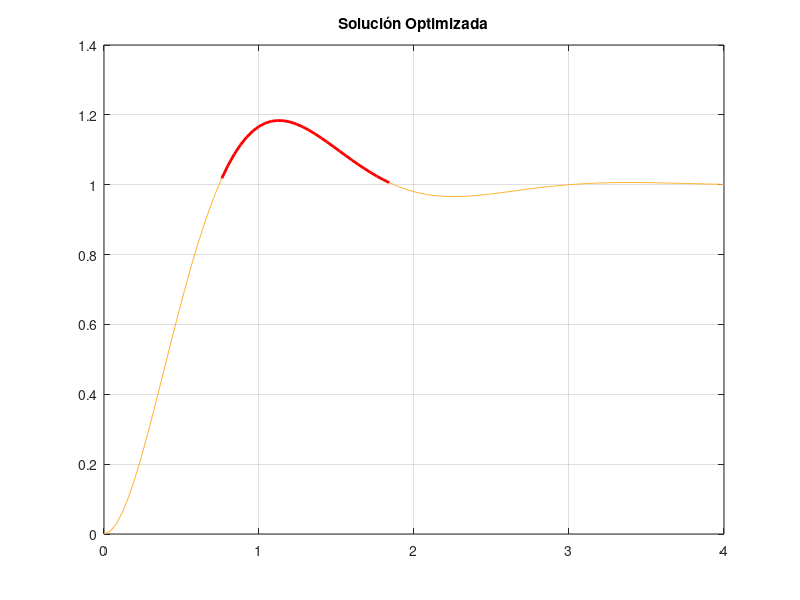

Write the MATLAB code that produced this figure.
% Definición del sistema y obtención de datos
[y, t] = step(tf(10, [1 3 10]));
% Graficar base
plot(t, y, 'Color', [1 0.7 0.2]); hold on;

indices = find(y > 1);

corte = find(diff(indices) > 1, 1);
if isempty(corte), corte = length(indices); end

% Extraer y superponer el primer segmento detectado
primer_bloque = indices(1:corte);
plot(t(primer_bloque), y(primer_bloque), 'r', 'LineWidth', 2);

grid on; title('Solución Optimizada');
